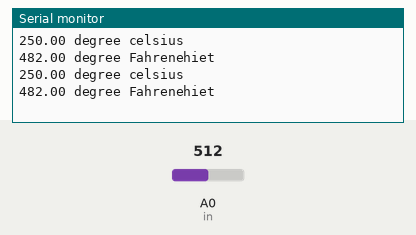
This sketch was run on a simulated Arduino Uno, built with avr-gcc and run on an emulated ATmega328P. Shown: the last lines printed to the serial monitor. The test bench sets the inputs (shaded band); at power-on: A0 (in) = 512.

Above: at 1.8 s.
1.9 s: A0 (in) set to 716
At 2.5 s:
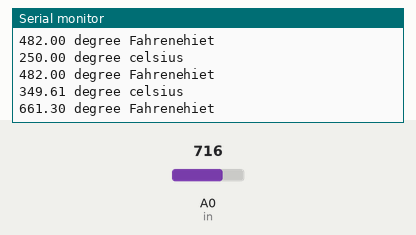
3.4 s: A0 (in) set to 900
At 4.8 s:
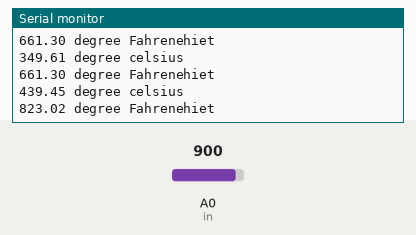
Timing chart, 0 to 6.4 s (numbered marks = the images above; inputs shaded):
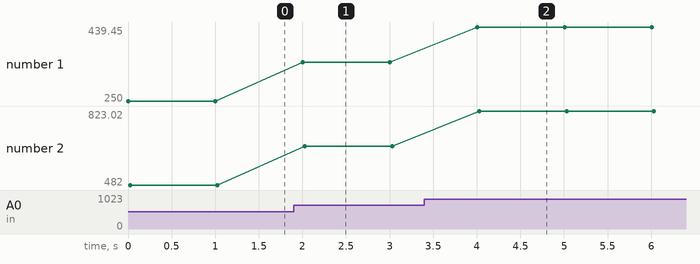

The sketch:

temp_sensor.ino
```cpp
int in = 0;
void setup() {
  // put your setup code here, to run once:
  Serial.begin(9600);
}

void loop() {
  // put your main code here, to run repeatedly:
  int rawVoltage = analogRead(in);
  float millivolts = (rawVoltage/1024.0)*5000;
  float celsius = millivolts/10;
  Serial.print(celsius);
  Serial.println(" degree celsius");
  Serial.print((celsius*9)/5 + 32);
  Serial.println(" degree Fahrenehiet");
  delay(1000);
}
```

Measured:
- after the input at 1.9 s, the serial monitor: prints a new line after 0.10 s (image 1)
- after the input at 3.4 s, the serial monitor: prints a new line after 0.61 s (image 2)
- plotted number 1: 250 → 349.61 after the input at 1.9 s, 349.61 → 439.45 after the input at 3.4 s
- plotted number 2: 482 → 661.3 after the input at 1.9 s, 661.3 → 823.02 after the input at 3.4 s
